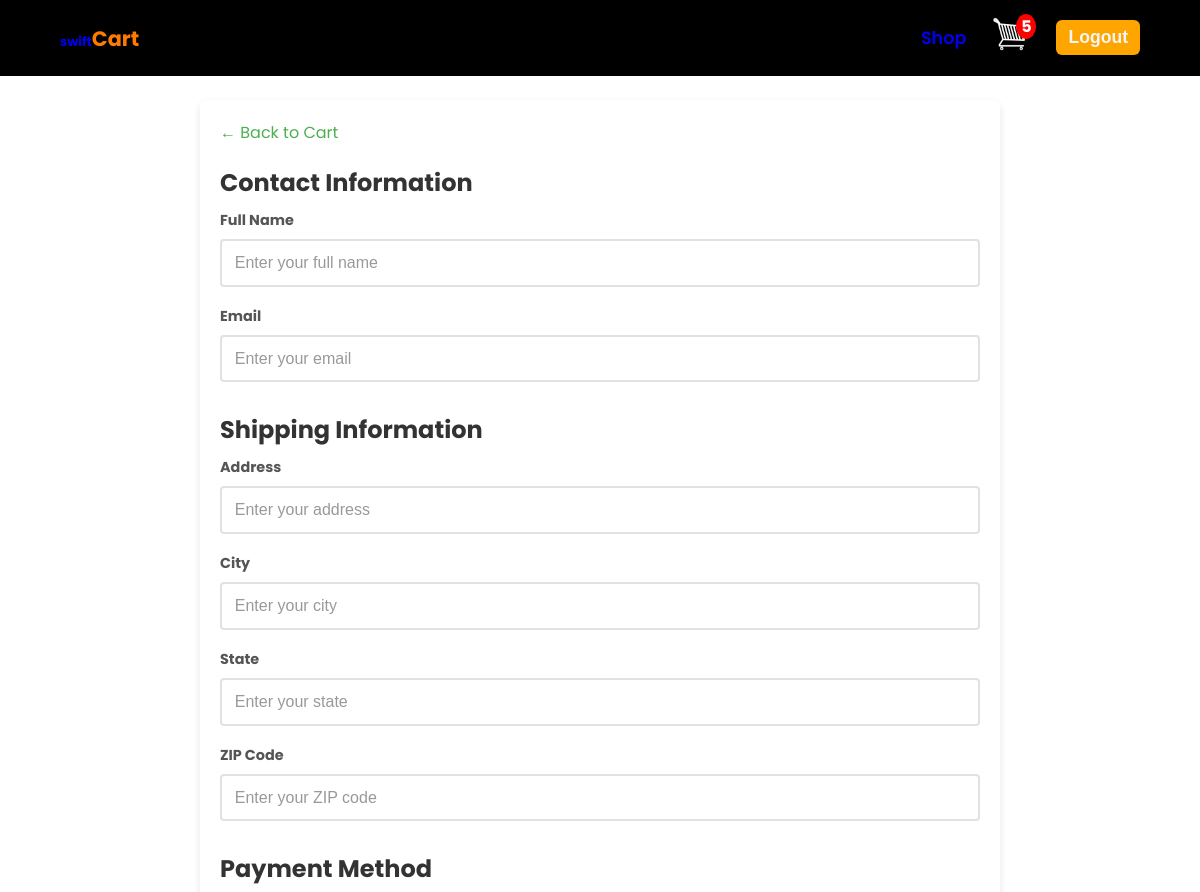
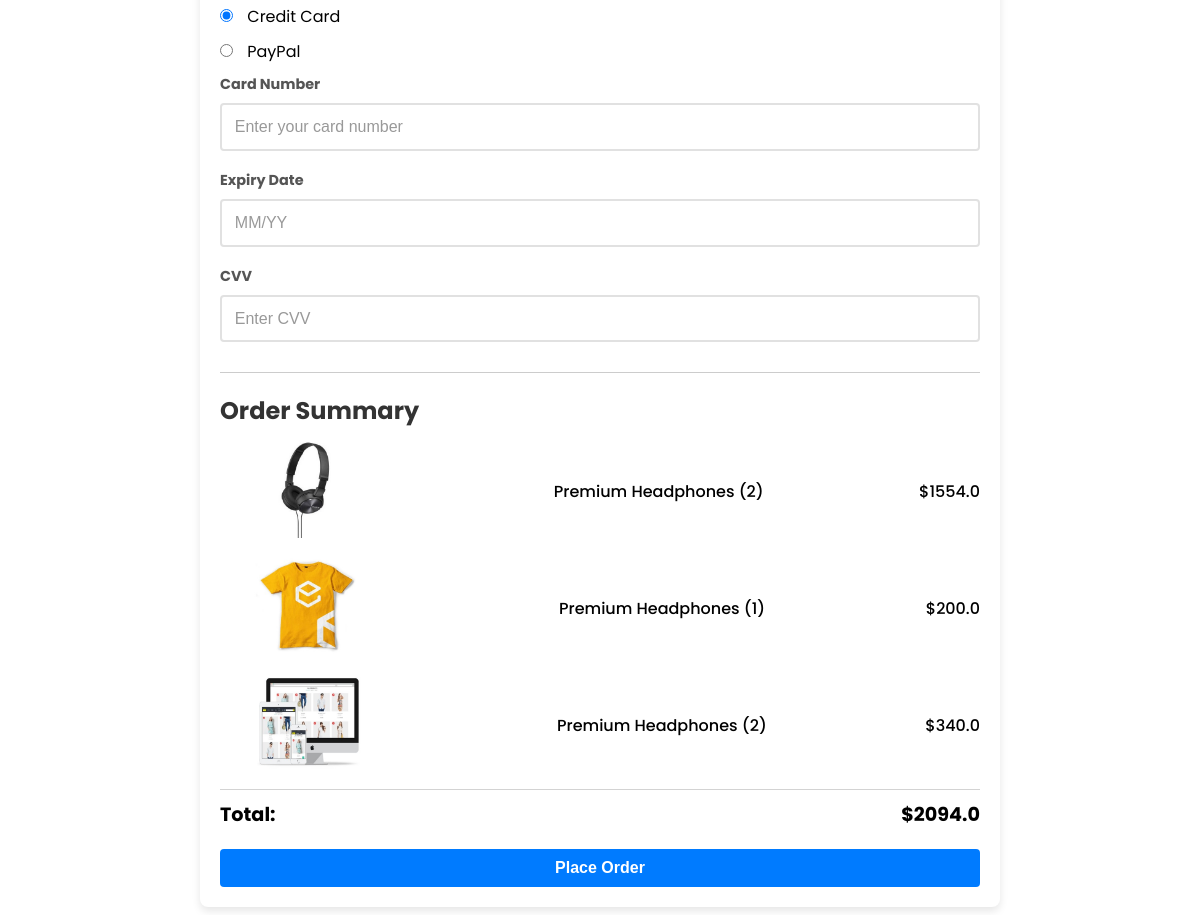
Screenshot of /checkout/ (signed in) with the database file from the repository (2 pictures, top to bottom).
### store/models.py (models this page shows, shortened)
class OrderItem(models.Model):
    product = models.ForeignKey(Product, on_delete=models.SET_NULL, null=True, blank=True)
    order = models.ForeignKey(Order, on_delete=models.SET_NULL, null=True, blank=True)
    quantity = models.IntegerField(default=0)
    date_added = models.DateTimeField(auto_now_add=True)
    @property
    def get_total(self):
        return self.quantity * self.product.price

class Product(models.Model):
    name = models.CharField(max_length=200, null=True)
    price = models.FloatField()
    digital = models.BooleanField(default=False, null=True, blank=True )
    image = models.ImageField(null=True, blank=True)

### store/views.py (the view)
# urls.py: path('checkout/', views.checkout, name='checkout'),
def checkout(request):
    customer = None
    items = []
    cart_total = 0
    cart_items_count = 0
    if request.user.is_authenticated:
        try:
            customer = Customer.objects.get(user=request.user)
            orders = Order.objects.filter(customer=customer, complete=False)
            if orders.exists():
                order = orders.first()
                items = order.orderitem_set.all()
                cart_total = order.get_cart_total
                cart_items_count = order.get_cart_items
            else:
                print("No incomplete orders found for the customer.")
        except Customer.DoesNotExist:
            print("No customer found for the user.")
    else:
        print("User is not authenticated.")
    context = {
        'items': items,
        'cart_total': cart_total,
        'cart_items_count': cart_items_count
    }
    return render(request, 'store/checkout.html', context)

### store/models.py (called while the page is built)
    @property
    def get_cart_total(self):
        OrderItems = self.orderitem_set.all()
        total = sum([item.get_total for item in OrderItems])
        return total

    @property
    def get_cart_items(self):
        OrderItems = self.orderitem_set.all()
        total =  sum([item.quantity for item in OrderItems])
        return total

### store/templates/store/checkout.html (shortened to what this page needs)
{% extends "store/main.html" %}
{% load static %}
{% block content %}
<div class="checkout-container">
    <a href="/cart" class="back-link">← Back to Cart</a>
         <form>
        <div class="form-section">
            <h2>Contact Information</h2>
            <div class="form-group">
                <label for="full-name">Full Name</label>
                <input type="text" id="full-name" placeholder="Enter your full name" required>
            </div>
            <div class="form-group">
                <label for="email">Email</label>
                <input type="email" id="email" placeholder="Enter your email" required>
            </div>
        </div>
            <div class="form-section">
                <h2>Shipping Information</h2>
                <div class="form-group">
                    <label for="address">Address</label>
                    <input type="text" id="address" placeholder="Enter your address" required>
                </div>
                <div class="form-group">
                    <label for="city">City</label>
                    <input type="text" id="city" placeholder="Enter your city" required>
                </div>
                <div class="form-group">
                    <label for="state">State</label>
                    <input type="text" id="state" placeholder="Enter your state" required>
                </div>
                <div class="form-group">
                    <label for="zip-code">ZIP Code</label>
                    <input type="text" id="zip-code" placeholder="Enter your ZIP code" required>
                </div>
            </div>
        <div class="form-section">
            <h2>Payment Method</h2>
            <div class="payment-options">
                <label>
                    <input type="radio" name="payment" value="credit-card" checked>
                    Credit Card
                </label>
                <label>
                    <input type="radio" name="payment" value="paypal">
                    PayPal
                </label>
            </div>
            <div class="form-group">
                <label for="card-number">Card Number</label>
                <input type="text" id="card-number" placeholder="Enter your card number">
            </div>
            <div class="form-group">
                <label for="expiry-date">Expiry Date</label>
                <input type="text" id="expiry-date" placeholder="MM/YY">
            </div>
            <div class="form-group">
                <label for="cvv">CVV</label>
                <input type="text" id="cvv" placeholder="Enter CVV">
            </div>
        </div>
        <div class="order-summary">
            <h2>Order Summary</h2>
            {% for item in items %}
            <div class="order-item">
                <span><img src="{{item.product.image.url}}" alt="{{item.product.name}}" height='100px'></span>
                <span>Premium Headphones ({{item.quantity}})</span>
                <span>${{item.get_total}}</span>
            </div>
            {% endfor %}
        </div>
        <div class="line"></div>
        <div class="total-cart">
            <span>Total:</span>
            <span>${{cart_total}}</span>
        </div>
        <button class="btn btn-primary" id="place-order-btn">Place Order</button>
</div>
{% endblock %}

### static/css/style.css (style rules this page uses)
* { margin: 0; padding: 0; box-sizing: border-box; }
html,body { scroll-behavior: smooth; width: 100%; overflow-x: hidden; overflow-y: auto; position: relative; min-height: 200vh; font-family:'Poppins', sans-serif; }
body { font-family:'Poppins', sans-serif; background-color: white; }
a { text-decoration: none; }
.cart-container, .checkout-container { max-width: 800px; margin: 0 auto; background-color: #424242; border-radius: 8px; padding: 20px; box-shadow: 0 4px 6px rgba(0, 0, 0, 0.3); }
.btn { padding: 12px 24px; border: none; border-radius: 4px; cursor: pointer; font-size: 16px; font-weight: bold; transition: background-color 0.3s; }
.btn-primary { background-color: #4CAF50; color: white; width: 100%; margin-top: 20px; }
.back-link { color: #4CAF50 !important; text-decoration: none; display: inline-block; margin-bottom: 20px; }
.checkout-container { gap:40px; max-width: 800px; margin: 100px auto 40px auto; background-color: #fff; padding: 20px; border-radius: 8px; box-shadow: 0 4px 8px rgba(0, 0, 0, 0.1); }
h2 { font-size: 1.5rem; margin-bottom: 10px; color: #333; }
.back-link { display: inline-block; margin-bottom: 20px; color: #007bff; font-size: 1rem; }
.form-section { margin-bottom: 30px; }
.form-group { margin-bottom: 15px; }
label { display: block; font-weight: bold; margin-bottom: 5px; }
input[type="text"], input[type="email"] { width: 100%; padding: 10px; border: 1px solid #ccc; border-radius: 4px; font-size: 1rem; box-sizing: border-box; }
.payment-options label { display: block; margin-bottom: 10px; font-weight: normal; }
.payment-options input { margin-right: 10px; }
.order-summary { border-top: 1px solid #ccc; padding-top: 20px; }
.order-item { display: flex; justify-content: space-between; align-items: center; margin-bottom: 10px; font-weight: 500; }
.line { height:1px; width:100%; margin:0 auto 10px auto; background-color: lightgray; }
.total-cart { display: flex; justify-content: space-between; font-weight: bold; font-size: 1.2rem; }
.btn { display: inline-block; background-color: #007bff; color: #fff; padding: 10px 20px; border: none; border-radius: 4px; font-size: 1rem; cursor: pointer; text-align: center; }
.form-group { margin-bottom: 1.2rem; }
.form-group label { display: block; margin-bottom: 0.5rem; color: #555; font-size: 0.9rem; }
.form-group input { width: 100%; padding: 0.8rem; border: 2px solid #e1e1e1; border-radius: 4px; font-size: 1rem; transition: border-color 0.3s ease; }
.form-group input::placeholder { color: #999; }

### rows the page displays
OrderItem: product.image (picture), quantity "2", get_total "1554.0"
OrderItem: product.image (picture), quantity "1", get_total "200.0"
OrderItem: product.image (picture), quantity "2", get_total "340.0"

### other values shown
{{ cart_items_count }} "5"
{{ cart_total }} "2094.0"
